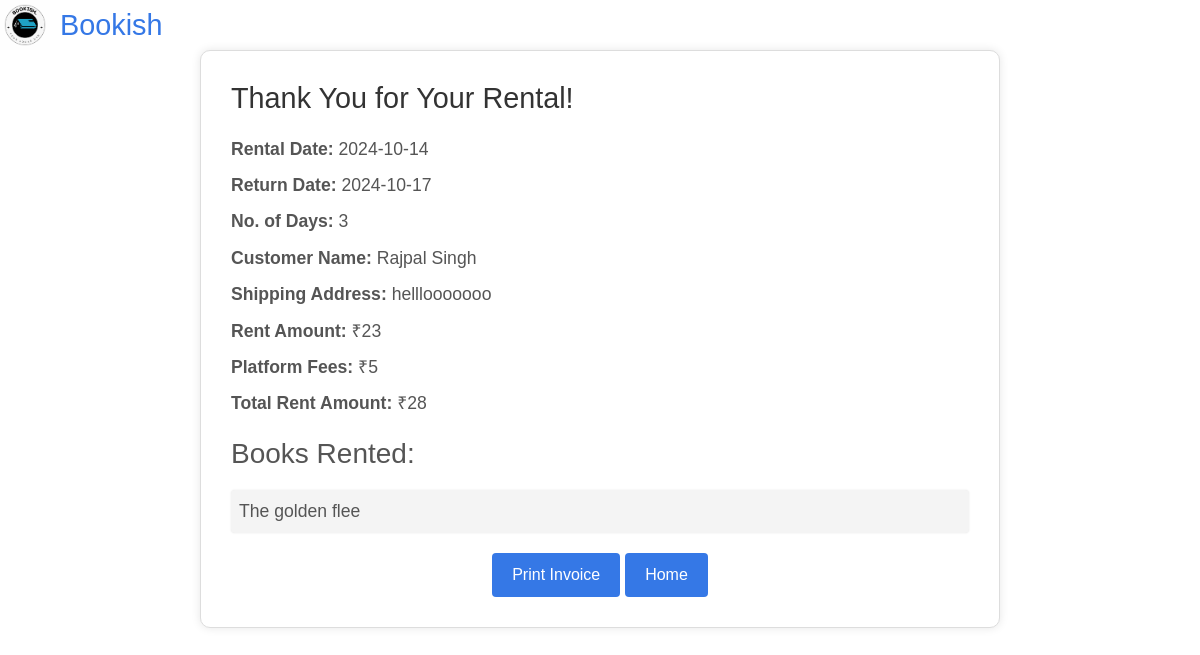
The page /rent_thankyou.php on the database as committed earlier.
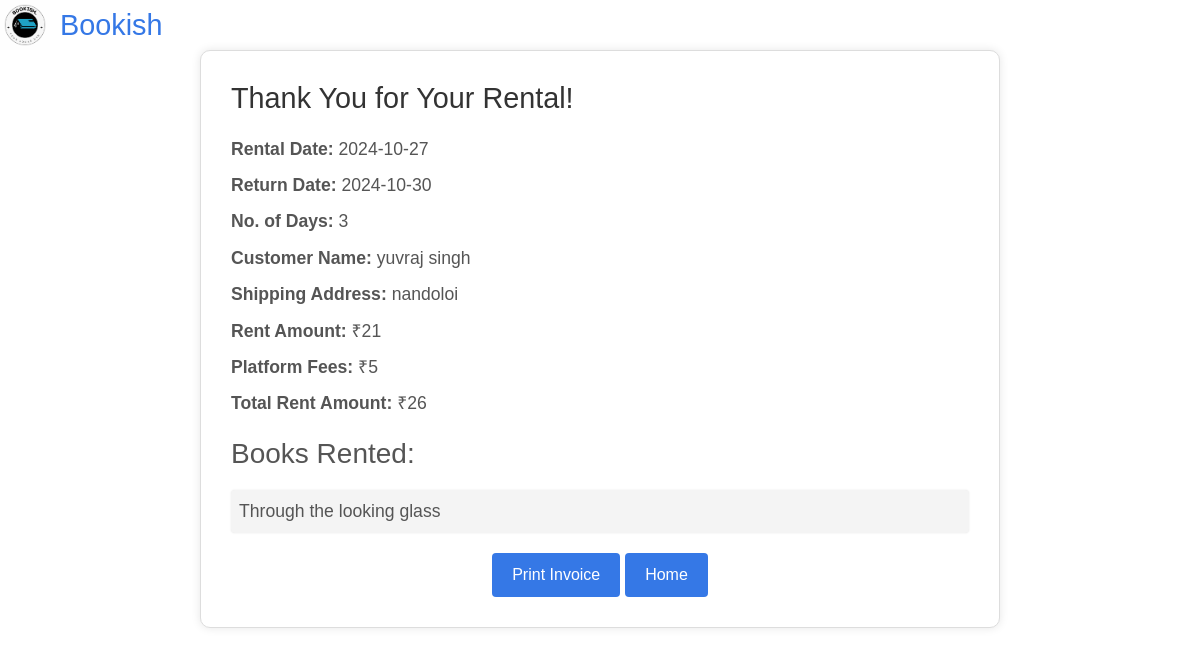
The same page on the database as committed later.
### tables this page shows
CREATE TABLE `rented` (
  `srno` int(11) NOT NULL,
  `username` varchar(100) NOT NULL,
  `name` varchar(100) NOT NULL,
  `contact` varchar(20) NOT NULL,
  `address` varchar(100) NOT NULL,
  `payment_method` varchar(100) NOT NULL,
  `total` int(10) NOT NULL,
  `item_name` varchar(100) NOT NULL,
  `rent_days` varchar(100) NOT NULL,
  `start_date` date NOT NULL,
  `return_date` date NOT NULL,
  `profit` int(10) NOT NULL
);

### rent_thankyou.php (the view, shortened to what this page needs)
<!DOCTYPE html>
<html lang="en">
<head>
    <link rel="stylesheet" href="https://stackpath.bootstrapcdn.com/bootstrap/4.4.1/css/bootstrap.min.css">
</head>
<body>
    <header class="text-center">
        <div class="logo">
            <img src="image/logo.png" alt="Bookish Logo">
            <h1>Bookish</h1>
        </div>
    </header>
    <div class="container">
        <?php
        require_once 'db_connect.php';
        $sql = "SELECT * FROM rented ORDER BY srno DESC LIMIT 1";
        $result = $conn->query($sql);
        if ($result->num_rows > 0) {
            $rental = $result->fetch_assoc();
        $a=$rental['total'];
        $b=$rental['profit'];
        $c = $a-$b;
        ?>
            <h2>Thank You for Your Rental!</h2>
            <div class="message">
                <p><strong>Rental Date:</strong> <?php echo $rental['start_date']; ?></p>
                <p><strong>Return Date:</strong> <?php echo $rental['return_date']; ?></p>
                <p><strong>No. of Days:</strong> <?php echo $rental['rent_days']; ?></p>
                <p><strong>Customer Name:</strong> <?php echo $rental['name']; ?></p>
                <p><strong>Shipping Address:</strong> <?php echo $rental['address']; ?></p>
                <p><strong>Rent Amount:</strong>  ₹<?php echo $c ?></p>
                <p><strong>Platform Fees:</strong>  ₹<?php echo $rental['profit']; ?></p>
                <p><strong>Total Rent Amount:</strong> ₹<?php echo $rental['total']; ?></p>
            </div>
            <h3>Books Rented:</h3>
            <div class="book-list">
                <ul>
                    <?php
                    $book_names = $rental['item_name'];
                    $book_list = explode(", ", $book_names);
                    foreach ($book_list as $book) {
                        echo "<li>" . $book . "</li>";
                    }
                    ?>
                </ul>
            </div>
            <div class="print-btn">
                <button class="print-button" onclick="window.print()">Print Invoice</button>
                <button class="print-button" onclick="window.location.href='inde.php';">Home</button>
            </div>
        <?php
        } else {
            echo '<p>No rentals found.</p>';
        }
        ?>
    </div>
</body>
</html>

Rows that differ between the two databases and show on the page:
removed rented: start_date "2024-10-14", return_date "2024-10-17", rent_days "3", name "Rajpal Singh", address "helllooooooo", c "23", profit "5", total "28", item_name "The golden flee"
added rented: start_date "2024-10-27", return_date "2024-10-30", rent_days "3", name "yuvraj singh", address "nandoloi", c "21", profit "5", total "26", item_name "Through the looking glass"
